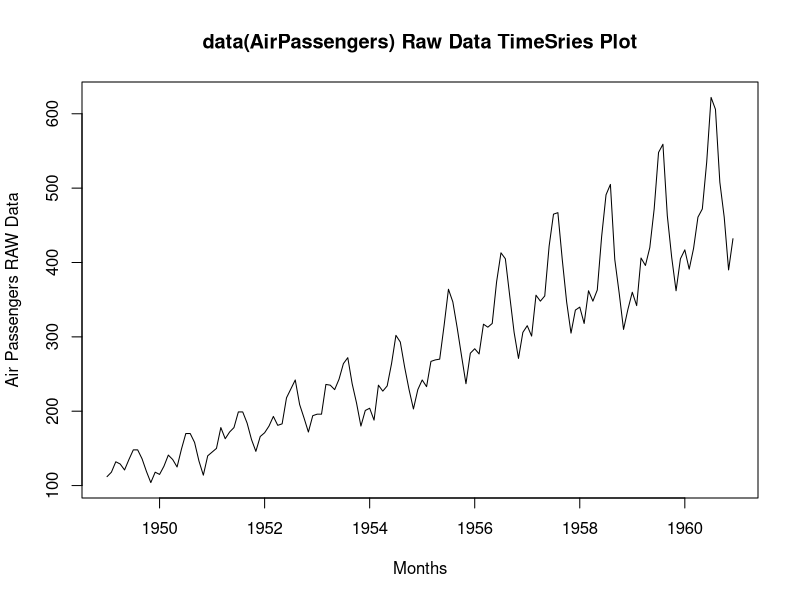
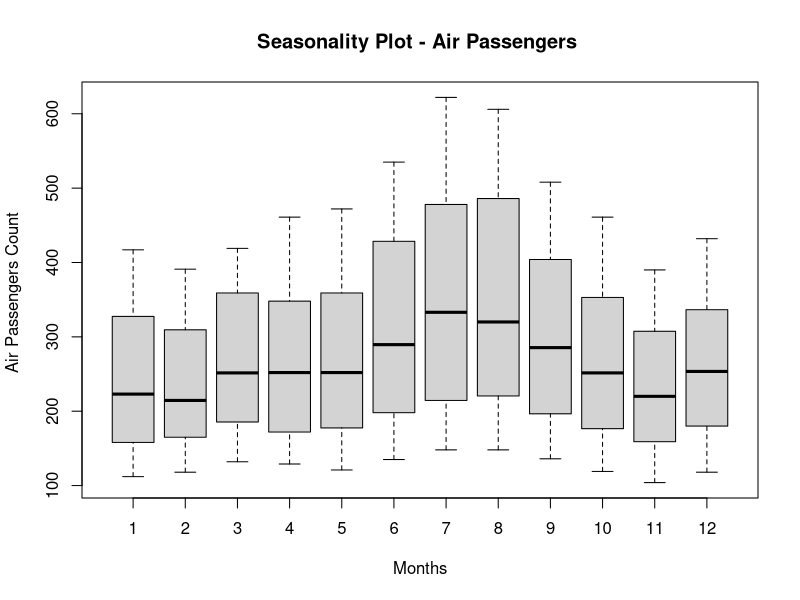

The R script that drew these images, in order:
## ---- chunk 1
## Main Source and inspiration == http://www.maths.adelaide.edu.au/emac2009/
#Introductory Time Series with R
#by Paul S.P. Cowpertwait and Andrew Viggo Metcalfe
#Springer. ISBN: 978-0-387-88697-8
# All Text below within the QUOTE and UNQUOTE blocks is from this SPRINGER text mentioned above 

library(ggfortify)
library(tseries)
library(forecast)
data(AirPassengers)
ts_AirPassengers <- AirPassengers
class(ts_AirPassengers);head(ts_AirPassengers);tail(ts_AirPassengers);dim(ts_AirPassengers)
# Dimensions = NULL ??
# Check for Missing or NA 
sum(is.na(ts_AirPassengers)) # No Missing values - No NA 
# 

## ---- chunk 2

frequency(ts_AirPassengers);cycle(ts_AirPassengers)

summary(ts_AirPassengers)

plot(ts_AirPassengers,xlab="Months", ylab = "Air Passengers RAW Data",
     main=("data(AirPassengers) Raw Data TimeSries Plot"))
## ---- chunk 3

## ---- chunk 4


boxplot(ts_AirPassengers~cycle(ts_AirPassengers),xlab="Months", ylab = "Air Passengers Count " ,
        main ="Seasonality Plot - Air Passengers ")

## ---- chunk 5
